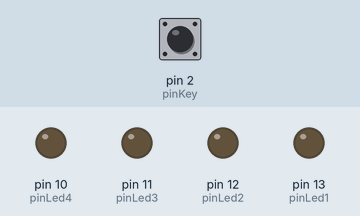
Recording of a sketch running on a simulated Arduino Uno, built with avr-gcc and run on an emulated ATmega328P. Parts: output pins drawn as LEDs (lit = HIGH). Dashed ring = blinking. The test bench sets the inputs (shaded band); at power-on: pin 2 (pinKey) LOW.

Above: at 1.2 s.
1.3 s: pin 2 (pinKey) pulled HIGH for 0.15 s
At 1.65 s:
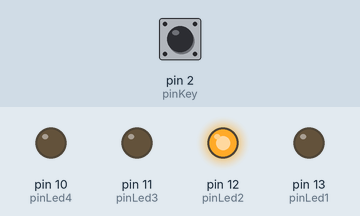
3.2 s: pin 2 (pinKey) pulled HIGH for 3.2 s
At 5.35 s:
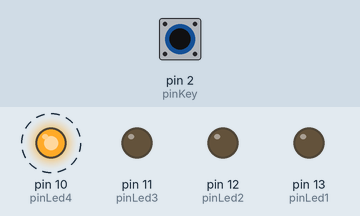
Timing chart, 0 to 8.1 s (numbered marks = the images above; inputs shaded):
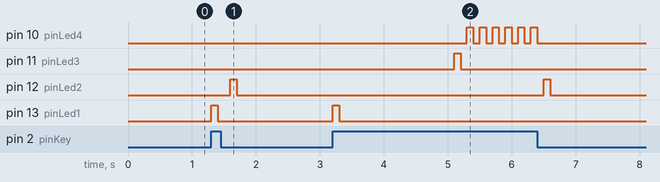

The sketch:

button-lesson7.ino
```cpp
const int pinKey = 2;
const int pinLed1 = 13; // blink on press
const int pinLed2 = 12; // blink on release
const int pinLed3 = 11; // blink if pressed for 2 sec
const int pinLed4 = 10; // blink while pressed for 2 sec
int timerKey = 0;

void setup() {
  pinMode(pinKey, INPUT);
  pinMode(pinLed1, OUTPUT);
  pinMode(pinLed2, OUTPUT);
  pinMode(pinLed3, OUTPUT);
  pinMode(pinLed4, OUTPUT);
}

void loop() {
  if(digitalRead(pinKey)) {
    /* turn on led1 when pressed*/
    timerKey = 0;
    digitalWrite(pinLed1, 1);
    delay(100);
    digitalWrite(pinLed1, 0);

    /* when pressed */
    while(digitalRead(pinKey)) {
      if(timerKey < 11) { timerKey ++; }

      if(timerKey == 10) {digitalWrite(pinLed3, 1);}
      if(timerKey > 10) {digitalWrite(pinLed4, 1);}
      delay(100);

      if(timerKey == 10) {digitalWrite(pinLed3, 0);}
      if(timerKey > 10) {digitalWrite(pinLed4, 0);}
      delay(100);
    }

    digitalWrite(pinLed2, 1);
    delay(100);
    digitalWrite(pinLed2, 0);

  }
}
```

Measured:
- after the input at 1.3 s, pin 12 (pinLed2): LOW → HIGH after 0.30 s, → LOW 0.10 s later; pin 13 (pinLed1): LOW → HIGH at once, → LOW 0.10 s later
- after the input at 3.2 s, pin 10 (pinLed4): alternates HIGH for 0.10 s and LOW for 0.10 s, 12 changes in all, then stays LOW, starting after 2.1 s; pin 11 (pinLed3): LOW → HIGH after 1.9 s, → LOW 0.10 s later; pin 12 (pinLed2): LOW → HIGH after 3.3 s, → LOW 0.10 s later; pin 13 (pinLed1): LOW → HIGH at once, → LOW 0.10 s later
